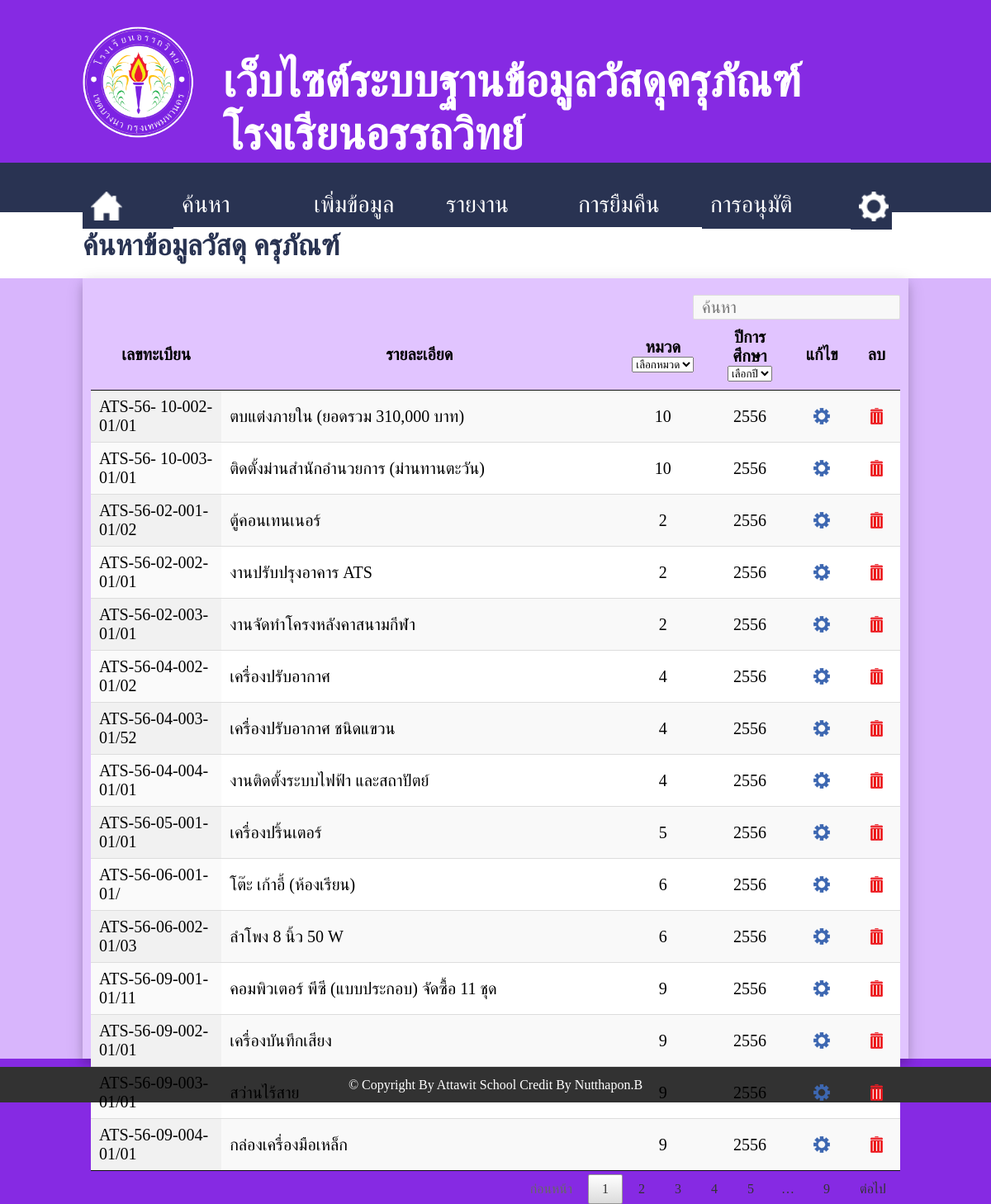
Page /search_mda.php (signed in) on the committed database.
### tables this page shows
CREATE TABLE `data_mda` (
  `id` int(11) NOT NULL auto_increment,
  `id_mda` varchar(25) NOT NULL,
  `id_type` int(11) NOT NULL,
  `year` int(11) NOT NULL,
  `detail` varchar(1000) default NULL,
  `brand` varchar(1000) default NULL,
  `amount` int(11) default NULL,
  `price` decimal(10,2) default NULL,
  `total_price` decimal(10,2) default NULL,
  `applications` varchar(500) default NULL,
  `note` varchar(1000) default NULL,
  `date_in` text,
  `company` varchar(500) default NULL,
  `address` varchar(500) default NULL,
  `tel` varchar(20) default NULL,
  `fax` varchar(20) default NULL,
  `web` varchar(500) default NULL,
  `picture` varchar(500) default NULL,
  `status` int(11) NOT NULL,
  PRIMARY KEY  (`id`)
);

### search_mda.php (the view, shortened to what this page needs)
<?php
include('popup.php');
?>
<html>
<head>
	<link rel="stylesheet" href="style.css">
	<link rel="stylesheet" href="jquery.dataTables.min.css" />
</head>
<body id="search">
	<div style='width:100%; height:180px;'>
		<div style='width:1000px; heigth:100%; margin:auto; padding-top:1%;'>
			<div style='width:15%; heigth:100%; float:left;'>
				<img src='image/logo_ats.png' style="margin-top:20px;" width='90%'>
			</div>
			<div style='width:83%; heigth:100%; float:left; padding-left:2%;'>
				<h1 style="margin-top:55px;">เว็บไซต์ระบบฐานข้อมูลวัสดุครุภัณฑ์โรงเรียนอรรถวิทย์
				</h1>
			</div>
		</div>
	</div>
	<div style='width:100%; height:60px; background:#293352;'>
		<div style='width:1000px; heigth:100%; margin:auto; margin-top:17px; padding-top:12px;'>
			<div id="sMenu" style="width:90px; heigth:100%; float:left;">
				<a href="main_finance.php">
					<div><img src="image/home.png" width="38"></div>
				</a>
			</div>
			<div class="dropdown" style="width:160px; heigth:100%; float:left;">
				<a href="search_mda.php">
					<div class="dropbtn">ค้นหา</div>
				</a>
			</div>
			<div class="dropdown" style="width:160px; heigth:100%; float:left;">
				<div class="dropbtn">เพิ่มข้อมูล</div>
			</div>
			<div class="dropdown" style="width:160px; heigth:100%; float:left;">
				<div class="dropbtn">รายงาน</div>
			</div>
			<div class="dropdown" style="width:160px; heigth:100%; float:left;">
				<div class="dropbtn">การยืมคืน</div>
			</div>
			<a href="approve_mda.php">
				<div id="sMenu" style="width:160px; heigth:100%; float:left;">
					<div style="width:100px; float:left;">การอนุมัติ</div>
					<?php
					if ($numberApprove == 0) {
						echo "<div style='width:30px; height:35px; float:left;'></div>";
					} else {
						echo "<div style='width:30px; height:35px; float:left; border-color: #ff0000; border-style: solid; border-radius: 5px; text-align:center; margin-top:-3px; color: #ff0000;'>".$numberApprove."</div>";
					}
					 ?>
				</div>
			</a>
			<div class="dropdown" style="width:50px; heigth:105%; float:left;">
				<div class="dropbtn"><img src="image/pass.png" width="36"></div>
			</div>
		</div>
	</div>
	<div style='width:100%; height:80px; margin-top:-29px; background:#ffffff;'>
		<div style='width:1000px; height:100%; margin:auto; background:#ffffff;'>
			<h2>ค้นหาข้อมูลวัสดุ ครุภัณฑ์</h2>
		</div>
	</div>
	<div style='width:100%; height:945px; background:#d8b5fc;'>
		<div style='width:980px; height:925px; padding-top:20px; padding-left:10px; padding-right:10px; background:#e1c4ff; margin:auto; box-shadow: 0 6px 10px 0 rgba(0, 0, 0, 0.14), 0 6px 20px 0 rgba(0, 0, 0, 0.14);'>
			<table id="example" class="display" style="font-size: 20px;" cellspacing="0" width="100%">
		        <thead>
		            <tr>
		                <th>เลขทะเบียน</th>
		                <th>รายละเอียด</th>
		                <th>หมวด</th>
		                <th>ปีการศึกษา</th>
		                <th>แก้ไข</th>
		                <th>ลบ</th>
		            </tr>
		        </thead>
		        <tbody>
		        	<?php
		        	$sql = "SELECT * FROM data_mda";
		        	$query = mysql_query($sql);
		        	while ($data = mysql_fetch_array($query)) {
		        		echo "
		        		<tr style='cursor: hand;' data-href='show_mda.php?id=".$data['id']."'>
			                <td>".$data['id_mda']."</td>
			                <td>".$data['detail']."</td>
			                <td><center>".$data['id_type']."</center></td>
			                <td><center>".$data['year']."</center></td>
			                <td><center><a href='edit_mda.php?id=".$data['id']."'><img src='image/edit.png' id='picHover'></a></center></td>
			                <td><center><a href='remove_mda.php?id=".$data['id']."'><img src='image/remove.png' id='picHover'></a><center></td>
			            </tr>";
		        	}
		        	 ?>
		        </tbody>
		    </table>
		</div>
	</div>
	<div style="background:#323232; width:100%; height:30px; text-align: center; padding-top: 13px; margin-bottom:0px;">
		<font color="#ffffff">&copy Copyright By Attawit School Credit By Nutthapon.B</font>
	</div>
</body>
</html>

### style.css (style rules this page uses)
h1 { font-family:TH Sarabun New; font-size: 55px; color:#ffffff; }
h2 { font-family:TH Sarabun New; font-size: 35px; color:#293352; padding-top: 20px; }
#search { background-repeat: no-repeat; padding:0px; margin:0px; height:1300px; background-size: 100%; background: #862ae3; font-family:TH Sarabun New; }
a:link { text-decoration: none; color: #862ae3; }
.dropbtn { background-color: #293352; color: white; padding: 10px; margin-top: -10px; font-family:TH Sarabun New; font-size: 28px; color:#ffffff; border: none; cursor: pointer; }
.dropdown { display: inline-block; }
#sMenu { background-color: #293352; color: white; padding: 10px; margin-top: -10px; font-family:TH Sarabun New; font-size: 28px; color:#ffffff; border: none; cursor: pointer; display: inline-block; }

### rows in the picture
data_mda: id_mda "ATS-56-02-001-01/02", detail "ตู้คอนเทนเนอร์", id_type "2", year "2556"
data_mda: id_mda "ATS-56-02-002-01/01", detail "งานปรับปรุงอาคาร ATS", id_type "2", year "2556"
data_mda: id_mda "ATS-56-02-003-01/01", detail "งานจัดทำโครงหลังคาสนามกีฬา", id_type "2", year "2556"
data_mda: id_mda "ATS-56-04-002-01/02", detail "เครื่องปรับอากาศ", id_type "4", year "2556"
data_mda: id_mda "ATS-56-04-003-01/52", detail "เครื่องปรับอากาศ ชนิดแขวน", id_type "4", year "2556"
data_mda: id_mda "ATS-56-04-004-01/01", detail "งานติดตั้งระบบไฟฟ้า และสถาปัตย์", id_type "4", year "2556"
data_mda: id_mda "ATS-56-05-001-01/01", detail "เครื่องปริ้นเตอร์", id_type "5", year "2556"
data_mda: id_mda "ATS-56-06-001-01/", detail "โต๊ะ เก้าอี้ (ห้องเรียน)", id_type "6", year "2556"
data_mda: id_mda "ATS-56-06-002-01/03", detail "ลำโพง 8 นิ้ว 50 W", id_type "6", year "2556"
data_mda: id_mda "ATS-56-09-001-01/11", detail "คอมพิวเตอร์ พีซี (แบบประกอบ) จัดซื้อ 11 ชุด", id_type "9", year "2556"
data_mda: id_mda "ATS-56-09-002-01/01", detail "เครื่องบันทึกเสียง", id_type "9", year "2556"
data_mda: id_mda "ATS-56-09-003-01/01", detail "สว่านไร้สาย", id_type "9", year "2556"
data_mda: id_mda "ATS-56-09-004-01/01", detail "กล่องเครื่องมือเหล็ก", id_type "9", year "2556"
data_mda: id_mda "ATS-56- 10-002-01/01", detail "ตบแต่งภายใน (ยอดรวม 310,000 บาท)", id_type "10", year "2556"
data_mda: id_mda "ATS-56- 10-003-01/01", detail "ติดตั้งม่านสำนักอำนวยการ (ม่านทานตะวัน)", id_type "10", year "2556"
